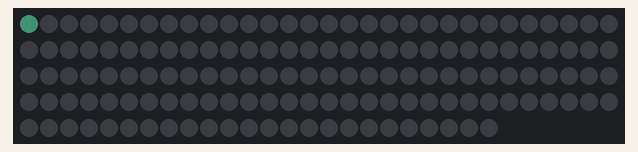
Simulated run of this sketch. Board: Arduino Uno, built with avr-gcc and run on an emulated ATmega328P. Shown: 144 RGB LEDs in strip order, left to right, continuing on the next row. Dim RGB values are drawn brighter than linear; random numbers use the default seed unless the sketch sets one.

Above: at 0.03 s.
At 1.76 s:
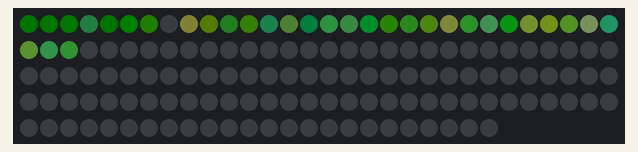
At 3.63 s:
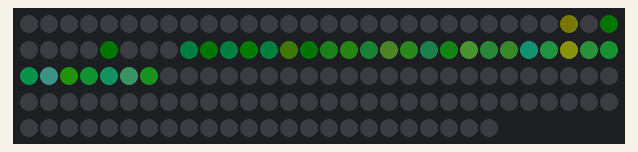
At 7.36 s:
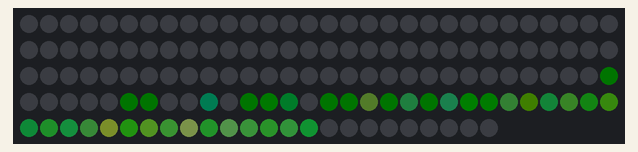
At 19.22 s:
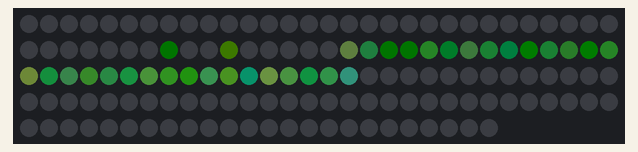
At 38.52 s:
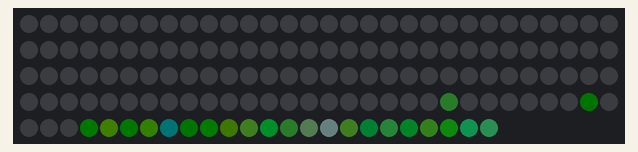

The sketch:

Light_belt.ino
```cpp
#include "FastLED.h"


#define NUM_LEDS 144

CRGB leds[NUM_LEDS];

#define PIN 6   //this is the pin that the panel is connected to the arduino

void setup()  // this is the part that set ups the light
{
  FastLED.setBrightness(18);
  FastLED.addLeds<WS2811, PIN, GRB>(leds, NUM_LEDS).setCorrection( TypicalLEDStrip );
}


void loop() {

  lighting(0xff,0xff,0xff,10, 64, true, 30);
}


void lighting(byte red, byte green, byte blue, byte meteor_size, byte trail_decay, boolean random_decay, int speed_delay){

  set_all(0,0,0);   // initialize all the pixels with no colour

  for(int i = 0; i < NUM_LEDS + NUM_LEDS; ++i){

    for(int j = 0; j < NUM_LEDS; ++j){
      if( (!random_decay) || (random(10)>5) ){
        fade_to_black(j , trail_decay);
      }
    }

    // draw the meteor effect
    for(int k = 0; k < meteor_size; ++k){
      if( ((i - k) < NUM_LEDS) && (i - k >= 0)){

        red = random( random(0, 120) , random(0, 255));
        blue = random( random(0, 120) , random(0, 255));
        //green = random( random(0, 120) , random(0, 255));

        set_pixel(i - k, red, green, blue);
        //set_pixel(i-j, random8(0, 165 - random()), random8(0, 165 - random()), random8(0, 165 - random()));
      }
    }
    show_strip();
    delay(speed_delay);
  }
}


void fade_to_black(int led_num, byte fade_value){

  #ifndef ADAFRUIT_NEOPIXEL_H

    leds[led_num].fadeToBlackBy(fade_value);

  #endif

}


void show_strip(){

  #ifndef ADAFRUIT_NEOPIXEL_H

    FastLED.show();

  #endif

}

void set_pixel(int pixel, byte red, byte green, byte blue){

  #ifndef ADAFRUIT_NEOPIXEL_H

   leds[pixel].red = red;
   leds[pixel].green = green;
   leds[pixel].blue = blue;

  #endif
}

void set_all(byte red, byte green, byte blue){

  for(int i = 0; i < NUM_LEDS; ++i){
    set_pixel(i, red, green, blue);

  }
    show_strip();

}
```
